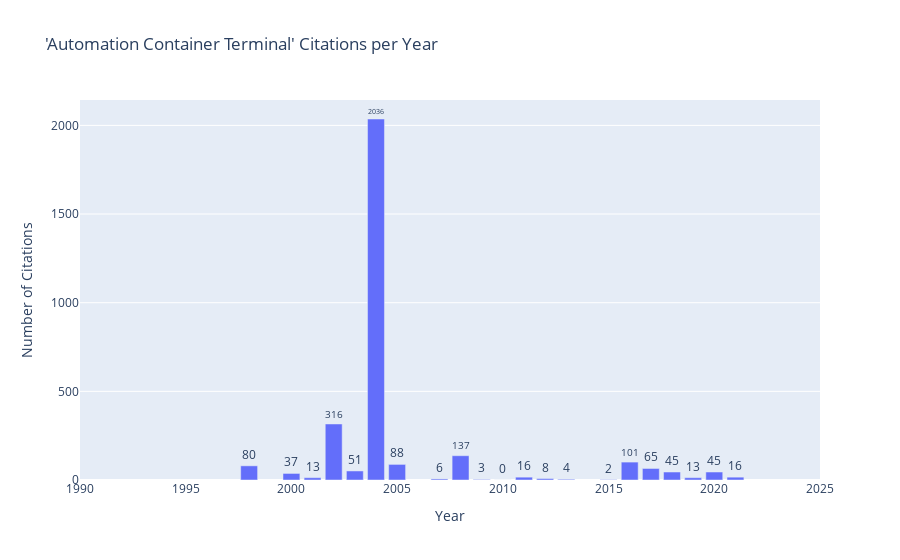

The cell this chart's notebook holds for it:
### Markdown cell above
### Total citations per year

### Code cell
# Plot of total number of citations per year
fig = go.Figure(data=[go.Bar(x=papers_df.groupby("year").citations.sum().index, y= papers_df.groupby("year").citations.sum(),
        texttemplate="%{y}",
        textposition="outside",
        textangle=0)])

fig.update_layout(title = f"'{topic}' Citations per Year" )

# Update xaxis properties
fig.update_xaxes(title="Year", range=[1990, 2025])

# Update yaxis properties
fig.update_yaxes(title="Number of Citations")


fig.show()

### Figure 1 — Plotly figure (JSON) as saved in the notebook; plotly's stock layout.template omitted (floating-point values rounded to 4 significant figures)
{"data": [{"textangle": 0, "textposition": "outside", "texttemplate": "%{y}", "type": "bar", "x": [0, 1998, 2000, 2001, 2002, 2003, 2004, 2005, 2007, 2008, 2009, 2010, 2011, 2012, 2013, 2015, 2016, 2017, 2018, 2019, 2020, 2021], "y": [0, 80, 37, 13, 316, 51, 2036, 88, 6, 137, 3, 0, 16, 8, 4, 2, 101, 65, 45, 13, 45, 16]}], "layout": {"title": {"text": "'Automation Container Terminal' Citations per Year"}, "xaxis": {"range": [1990, 2025], "title": {"text": "Year"}}, "yaxis": {"title": {"text": "Number of Citations"}}}}
